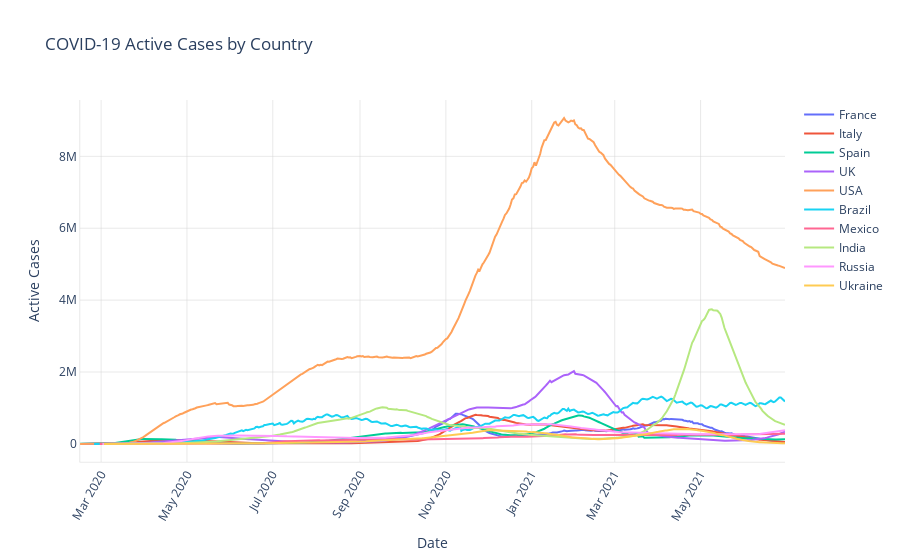

Source (notebook cell):
### Markdown cell above
## ¿Cómo ha evolucionado la pandemia en el mundo?

### Code cell
df_worldwide_daily = pd.read_csv('./data/worldometer_coronavirus_daily_data.csv')
df_worldwide_daily['date'] = pd.to_datetime(df_worldwide_daily['date'])
df_worldwide_daily = df_worldwide_daily[df_worldwide_daily['country'].isin(df_worldwide_daily.groupby('country')[['active_cases']].sum().sort_values('active_cases', ascending=False).head(10).index)]
df_active_cases = df_worldwide_daily.groupby(['date', 'country'])[['active_cases']].sum().reset_index()
df_active_cases = df_active_cases[df_active_cases['active_cases'] > 0]
countries = df_active_cases['country'].unique()

data = []
for country in countries:
    trace = go.Scatter(x=df_active_cases[df_active_cases['country'] == country]['date'], 
                       y=df_active_cases[df_active_cases['country'] == country]['active_cases'], 
                       name=country,
                       mode='lines')
    data.append(trace)

layout = go.Layout(title='COVID-19 Active Cases by Country',
                   xaxis=dict(title='Date', tickangle=300),
                   yaxis=dict(title='Active Cases'))
fig = go.Figure(data=data, layout=layout)


fig.layout.plot_bgcolor = 'rgba(0,0,0,0)'
fig.layout.paper_bgcolor = 'rgba(0,0,0,0)'

fig.layout.xaxis.gridwidth = 0.5
fig.layout.yaxis.gridwidth = 0.5
fig.layout.xaxis.gridcolor = 'lightgrey'
fig.layout.yaxis.gridcolor = 'lightgrey'

fig.layout.xaxis.linewidth = 0.5
fig.layout.yaxis.linewidth = 0.5
fig.layout.xaxis.linecolor = 'lightgrey'
fig.layout.yaxis.linecolor = 'lightgrey'

fig.layout.xaxis.zerolinecolor = 'lightgrey'
fig.layout.yaxis.zerolinecolor = 'lightgrey'
fig.layout.xaxis.zerolinewidth = 0.5
fig.layout.yaxis.zerolinewidth = 0.5

fig.show()

fig.write_html("fig1.html")

### Figure 1 — Plotly figure (JSON) as saved in the notebook; plotly's stock layout.template omitted (floating-point values rounded to 4 significant figures; data arrays with more than 128 entries replaced by an {"elided": "..."} marker saying what was removed)
{"data": [{"mode": "lines", "name": "France", "type": "scatter", "x": {"elided": "501 str values"}, "y": {"elided": "501 int values"}}, {"mode": "lines", "name": "Italy", "type": "scatter", "x": {"elided": "502 str values"}, "y": {"elided": "502 int values"}}, {"mode": "lines", "name": "Spain", "type": "scatter", "x": {"elided": "502 str values"}, "y": {"elided": "502 int values"}}, {"mode": "lines", "name": "UK", "type": "scatter", "x": {"elided": "502 str values"}, "y": {"elided": "502 int values"}}, {"mode": "lines", "name": "USA", "type": "scatter", "x": {"elided": "502 str values"}, "y": {"elided": "502 int values"}}, {"mode": "lines", "name": "Brazil", "type": "scatter", "x": {"elided": "492 str values"}, "y": {"elided": "492 int values"}}, {"mode": "lines", "name": "Mexico", "type": "scatter", "x": {"elided": "486 str values"}, "y": {"elided": "486 int values"}}, {"mode": "lines", "name": "India", "type": "scatter", "x": {"elided": "486 str values"}, "y": {"elided": "486 int values"}}, {"mode": "lines", "name": "Russia", "type": "scatter", "x": {"elided": "486 str values"}, "y": {"elided": "486 int values"}}, {"mode": "lines", "name": "Ukraine", "type": "scatter", "x": {"elided": "485 str values"}, "y": {"elided": "485 int values"}}], "layout": {"paper_bgcolor": "rgba(0,0,0,0)", "plot_bgcolor": "rgba(0,0,0,0)", "title": {"text": "COVID-19 Active Cases by Country"}, "xaxis": {"gridcolor": "lightgrey", "gridwidth": 0.5, "linecolor": "lightgrey", "linewidth": 0.5, "tickangle": -60, "title": {"text": "Date"}, "zerolinecolor": "lightgrey", "zerolinewidth": 0.5}, "yaxis": {"gridcolor": "lightgrey", "gridwidth": 0.5, "linecolor": "lightgrey", "linewidth": 0.5, "title": {"text": "Active Cases"}, "zerolinecolor": "lightgrey", "zerolinewidth": 0.5}}}
